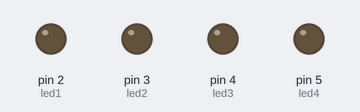
The sketch below on a simulated Arduino Uno, built with avr-gcc and run on an emulated ATmega328P. Parts: output pins drawn as LEDs (lit = HIGH).

Above: at 0.5 s.
At 2.5 s:
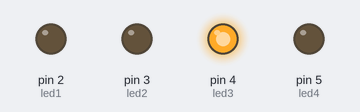
At 4.5 s:
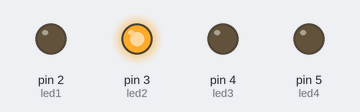
At 8.5 s:
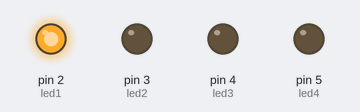
At 12.5 s:
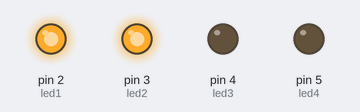
At 16.0 s:
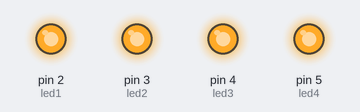
Timing chart, 0 to 19.6 s (numbered marks = the images above):
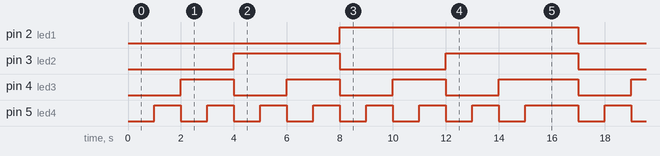

The sketch:

binary_counter.ino
```cpp
// C++ code
//

int led1=2;
int led2=3;
int led3=4;
int led4=5;
int time1=1000;
int time2=2000;

void setup()
{
 pinMode(led1,OUTPUT);
 pinMode(led2,OUTPUT);
 pinMode(led3,OUTPUT);
 pinMode(led4,OUTPUT);
}

void loop()
{//0
 digitalWrite(led1,LOW);
 digitalWrite(led2,LOW);
 digitalWrite(led3,LOW);
 digitalWrite(led4,LOW);
 delay(time1);
  //1
 digitalWrite(led1,LOW);
 digitalWrite(led2,LOW);
 digitalWrite(led3,LOW);
 digitalWrite(led4,HIGH);
 delay(time1);
 //2
 digitalWrite(led1,LOW);
 digitalWrite(led2,LOW);
 digitalWrite(led3,HIGH);
 digitalWrite(led4,LOW);
 delay(time1);
  //3
 digitalWrite(led1,LOW);
 digitalWrite(led2,LOW);
 digitalWrite(led3,HIGH);
 digitalWrite(led4,HIGH);
 delay(time1);
  //4
 digitalWrite(led1,LOW);
 digitalWrite(led2,HIGH);
 digitalWrite(led3,LOW);
 digitalWrite(led4,LOW);
 delay(time1);
 //5
 digitalWrite(led1,LOW);
 digitalWrite(led2,HIGH);
 digitalWrite(led3,LOW);
 digitalWrite(led4,HIGH);
 delay(time1);
  //6
 digitalWrite(led1,LOW);
 digitalWrite(led2,HIGH);
 digitalWrite(led3,HIGH);
 digitalWrite(led4,LOW);
 delay(time1);
  //7
 digitalWrite(led1,LOW);
 digitalWrite(led2,HIGH);
 digitalWrite(led3,HIGH);
 digitalWrite(led4,HIGH);
 delay(time1);
  //8
 digitalWrite(led1,HIGH);
 digitalWrite(led2,LOW);
 digitalWrite(led3,LOW);
 digitalWrite(led4,LOW);
 delay(time1);
  //9
 digitalWrite(led1,HIGH);
 digitalWrite(led2,LOW);
 digitalWrite(led3,LOW);
 digitalWrite(led4,HIGH);
 delay(time1);
  //10
 digitalWrite(led1,HIGH);
 digitalWrite(led2,LOW);
 digitalWrite(led3,HIGH);
 digitalWrite(led4,LOW);
 delay(time1);
  //11
 digitalWrite(led1,HIGH);
 digitalWrite(led2,LOW);
 digitalWrite(led3,HIGH);
 digitalWrite(led4,HIGH);
 delay(time1);
  //12
 digitalWrite(led1,HIGH);
 digitalWrite(led2,HIGH);
 digitalWrite(led3,LOW);
 digitalWrite(led4,LOW);
 delay(time1);
  //13
 digitalWrite(led1,HIGH);
 digitalWrite(led2,HIGH);
 digitalWrite(led3,LOW);
 digitalWrite(led4,HIGH);
 delay(time1);
  //14
 digitalWrite(led1,HIGH);
 digitalWrite(led2,HIGH);
 digitalWrite(led3,HIGH);
 digitalWrite(led4,LOW);
 delay(time1);
 //15
 digitalWrite(led1,HIGH);
 digitalWrite(led2,HIGH);
 digitalWrite(led3,HIGH);
 digitalWrite(led4,HIGH);
 delay(time2);


}
```

Measured:
- by itself, pin 2 (led1): alternates HIGH for 9.0 s and LOW for 8.0 s
- by itself, pin 3 (led2): LOW → HIGH at 4.0 s, → LOW 4.0 s later, → HIGH 4.0 s later, → LOW 5.0 s later, … (9 changes in this stretch)
- by itself, pin 4 (led3): repeats every 17.0 s: 2 × (LOW 2.0 s, HIGH 2.0 s), LOW 2.0 s, HIGH 3.0 s, LOW 2.0 s, HIGH 2.0 s
- by itself, pin 5 (led4): repeats every 17.0 s: 6 × (LOW 1.0 s, HIGH 1.0 s), LOW 1.0 s, HIGH 2.0 s, LOW 1.0 s, HIGH 1.0 s
